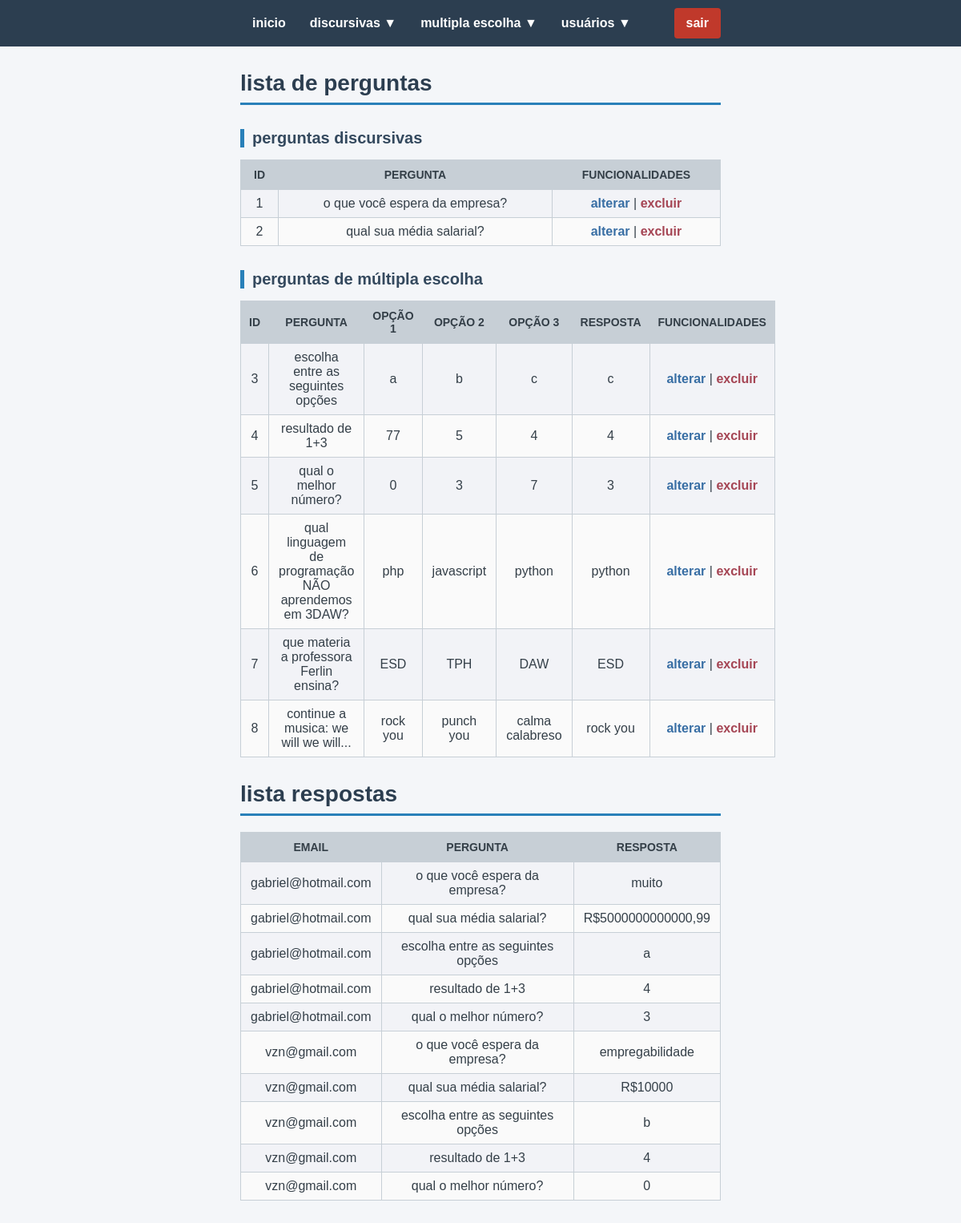
Screenshot of /php/adm/listarPerguntas.php with the database file from the repository.
### tables this page shows
CREATE TABLE IF NOT EXISTS `pergunta` (
  `id` int NOT NULL AUTO_INCREMENT,
  `tipo` enum('multipla','discursiva') NOT NULL,
  `texto` varchar(225) NOT NULL,
  PRIMARY KEY (`id`)
);

CREATE TABLE IF NOT EXISTS `pergunta_multipla` (
  `id` int NOT NULL,
  `opc_a` varchar(255) NOT NULL,
  `opc_b` varchar(255) NOT NULL,
  `opc_c` varchar(255) NOT NULL,
  `resposta` varchar(225) NOT NULL,
  PRIMARY KEY (`id`)
);

CREATE TABLE IF NOT EXISTS `resposta` (
  `id` int NOT NULL AUTO_INCREMENT,
  `id_usuario` int NOT NULL,
  `id_pergunta` int NOT NULL,
  `resposta` varchar(225) NOT NULL, 
  PRIMARY KEY (`id`),
  KEY `id_usuario` (`id_usuario`),
  KEY `id_pergunta` (`id_pergunta`)
);

CREATE TABLE IF NOT EXISTS `usuario` (
  `id` int NOT NULL AUTO_INCREMENT,
  `nome` varchar(100) NOT NULL,
  `email` varchar(100) NOT NULL,
  `senha` varchar(255) NOT NULL,
  PRIMARY KEY (`id`),
  UNIQUE KEY `email` (`email`)
);

### php/adm/listarPerguntas.php (the view, shortened to what this page needs)
<!DOCTYPE html>
<html>
<head>
  <link rel="stylesheet" href="../../css/geral.css">
  <link rel="stylesheet" href="../../css/tabela.css">
</head>
<body>
    <nav>
        <ul>
          <li><a href="../adm/listarPerguntas.php">inicio</a></li>
          <li>
            <a href="#">discursivas ▼</a>
          </li>
          <li>
            <a href="#">multipla escolha ▼</a>
          </li>
          <li>
            <a href="#">usuários ▼</a>
          </li>
          <li class="sair"><a href="../../index.php">sair</a></li>
        </ul>
    </nav>
    <main>
        <h1>lista de perguntas</h1>
        <h2>perguntas discursivas</h2>
        <table>
            <tr><th>id</th><th>pergunta</th><th>funcionalidades</th></tr>
            <?php
            $servidor="localhost";
            $username="root";
            $senha="";
            $database="3daw";
            $conn=new mysqli($servidor, $username, $senha, $database);
            $conn->set_charset("utf8mb4");
            $sql="SELECT id, texto FROM pergunta WHERE tipo='discursiva' ORDER BY id ASC;";
            $resultado=$conn->query($sql);
            if($resultado->num_rows>0){
                while($row=$resultado->fetch_assoc()){
                    echo "<tr>
                    <td>".$row['id']."</td>
                    <td>".$row['texto']."</td>
                    <td>
                        <a href='../../html/adm/texto/AlterarExibirTexto.html?id=".$row['id']."'>alterar</a> |
                        <a href='excluirPergunta.php?id=".$row['id']."' onclick=\"return confirm('tem certeza que deseja excluir esta pergunta?')\">excluir</a>
                    </td>
                    </tr>";
                }
            } else echo "<tr><td colspan='3'>nenhuma pergunta cadastrada.</td></tr>";
            ?>
        </table>
        <h2>perguntas de múltipla escolha</h2>
        <table>
            <tr><th>id</th><th>pergunta</th><th>opção 1</th><th>opção 2</th><th>opção 3</th><th>resposta</th><th>Funcionalidades</th></tr>
            <?php
            $servidor="localhost";
            $username="root";
            $senha="";
            $database="3daw";
            $conn=new mysqli($servidor, $username, $senha, $database);
            $conn->set_charset("utf8mb4");
            $sql="SELECT pergunta_multipla.id, pergunta.texto, pergunta_multipla.opc_a, pergunta_multipla.opc_b, pergunta_multipla.opc_c,
            pergunta_multipla.resposta FROM pergunta_multipla JOIN pergunta ON pergunta_multipla.id = pergunta.id ORDER BY
            pergunta_multipla.id ASC;";
            $resultado=$conn->query($sql);
            if($resultado->num_rows>0){
                while($row=$resultado->fetch_assoc()){
                    echo "<tr>
                    <td>".$row['id']."</td>
                    <td>".$row['texto']."</td>
                    <td>".$row['opc_a']."</td>
                    <td>".$row['opc_b']."</td>
                    <td>".$row['opc_c']."</td>
                    <td>".$row['resposta']."</td>
                    <td>
                        <a href='../../html/adm/multipla/AlterarExibirMultipla.html?id=".$row['id']."'>alterar</a> |
                        <a href='excluirPergunta.php?id=".$row['id']."' onclick=\"return confirm('tem certeza que deseja excluir esta pergunta?')\">excluir</a>
                    </td>
                    </tr>";
                }
            } else echo "<tr><td colspan='7'>nenhuma pergunta cadastrada.</td></tr>";
            ?>
        </table>
        <h1>lista respostas</h1>
        <table>
            <tr><th>email</th><th>pergunta</th><th>resposta</th></tr>
            <?php
            $servidor="localhost";
            $username="root";
            $senha="";
            $database="3daw";
            $conn=new mysqli($servidor, $username, $senha, $database);
            $conn->set_charset("utf8mb4");
            $sql="SELECT usuario.email, pergunta.texto AS pergunta, resposta.resposta FROM resposta JOIN usuario ON resposta.id_usuario=usuario.id
            JOIN pergunta ON resposta.id_pergunta=pergunta.id ORDER BY resposta.id ASC;";
            $resultado=$conn->query($sql);
            if($resultado->num_rows>0){
                while($row=$resultado->fetch_assoc()){
                    echo "<tr>
                    <td>".$row['email']."</td>
                    <td>".$row['pergunta']."</td>
                    <td>".$row['resposta']."</td></tr>";
                }
            } else echo "<tr><td colspan='3'>nenhuma resposta cadastrada.</td></tr>";
            ?>
        </table>
      </main>
  </body>
</html>

### css/geral.css (style rules this page uses)
* { margin: 0; padding: 0; }
body { font-family: Verdana, Geneva, Tahoma, sans-serif; background: #f4f6f9; margin: 0; padding: 0; color: #343f48; }
a { font-weight: bold; text-decoration: none; }
nav { background: #2c3e50; }
nav ul { list-style: none; margin: 0; padding: 0; display: flex; align-items: center; }
nav ul li { position: relative; }
nav a { color: #fff; padding: 10px 15px; display: block; }
nav ul li.sair { margin-left: auto; background: #c0392b; border-radius: 4px; }
main, nav { padding: 10px 300px; margin-bottom: 20px; }
h1 { font-size: 28px; color: #2c3e50; margin-bottom: 20px; border-bottom: 3px solid #2980b9; padding-bottom: 8px; }
h2 { font-size: 20px; color: #34495e; margin: 30px 0 15px; border-left: 5px solid #2980b9; padding-left: 10px; }

### css/tabela.css (style rules this page uses)
table { width: 100%; margin-bottom: 30px; border-collapse: collapse; background: #fafafa; text-align: center; }
th { background: #c7cfd6; padding: 10px; text-transform: uppercase; border: 1px solid #c7cfd6; font-size: 14px; }
td { padding: 8px 12px; border: 1px solid #c7cfd6; }
tr:nth-child(even) { background: #f2f3f7; }
td>a { color: #386ea4; }
td>a:last-child { color: #a54554; }

### rows the page displays
pergunta: id "1", texto "o que você espera da empresa?"
pergunta: id "2", texto "qual sua média salarial?"
pergunta_multipla: id "3", id.texto "escolha entre as seguintes opções", opc_a "a", opc_b "b", opc_c "c", resposta "c"
pergunta_multipla: id "4", id.texto "resultado de 1+3", opc_a "77", opc_b "5", opc_c "4", resposta "4"
pergunta_multipla: id "5", id.texto "qual o melhor número?", opc_a "0", opc_b "3", opc_c "7", resposta "3"
pergunta_multipla: id "6", id.texto "qual linguagem de programação NÃO aprendemos em 3DAW?", opc_a "php", opc_b "javascript", opc_c "python", resposta "python"
pergunta_multipla: id "7", id.texto "que materia a professora Ferlin ensina?", opc_a "ESD", opc_b "TPH", opc_c "DAW", resposta "ESD"
pergunta_multipla: id "8", id.texto "continue a musica: we will we will...", opc_a "rock you", opc_b "punch you", opc_c "calma calabreso", resposta "rock you"
resposta: id_usuario.email "gabriel@hotmail.com", id_pergunta.texto "o que você espera da empresa?", resposta "muito"
resposta: id_usuario.email "gabriel@hotmail.com", id_pergunta.texto "qual sua média salarial?", resposta "R$5000000000000,99"
resposta: id_usuario.email "gabriel@hotmail.com", id_pergunta.texto "escolha entre as seguintes opções", resposta "a"
resposta: id_usuario.email "gabriel@hotmail.com", id_pergunta.texto "resultado de 1+3", resposta "4"
resposta: id_usuario.email "gabriel@hotmail.com", id_pergunta.texto "qual o melhor número?", resposta "3"
resposta: id_usuario.email "vzn@gmail.com", id_pergunta.texto "o que você espera da empresa?", resposta "empregabilidade"
resposta: id_usuario.email "vzn@gmail.com", id_pergunta.texto "qual sua média salarial?", resposta "R$10000"
resposta: id_usuario.email "vzn@gmail.com", id_pergunta.texto "escolha entre as seguintes opções", resposta "b"
resposta: id_usuario.email "vzn@gmail.com", id_pergunta.texto "resultado de 1+3", resposta "4"
resposta: id_usuario.email "vzn@gmail.com", id_pergunta.texto "qual o melhor número?", resposta "0"
